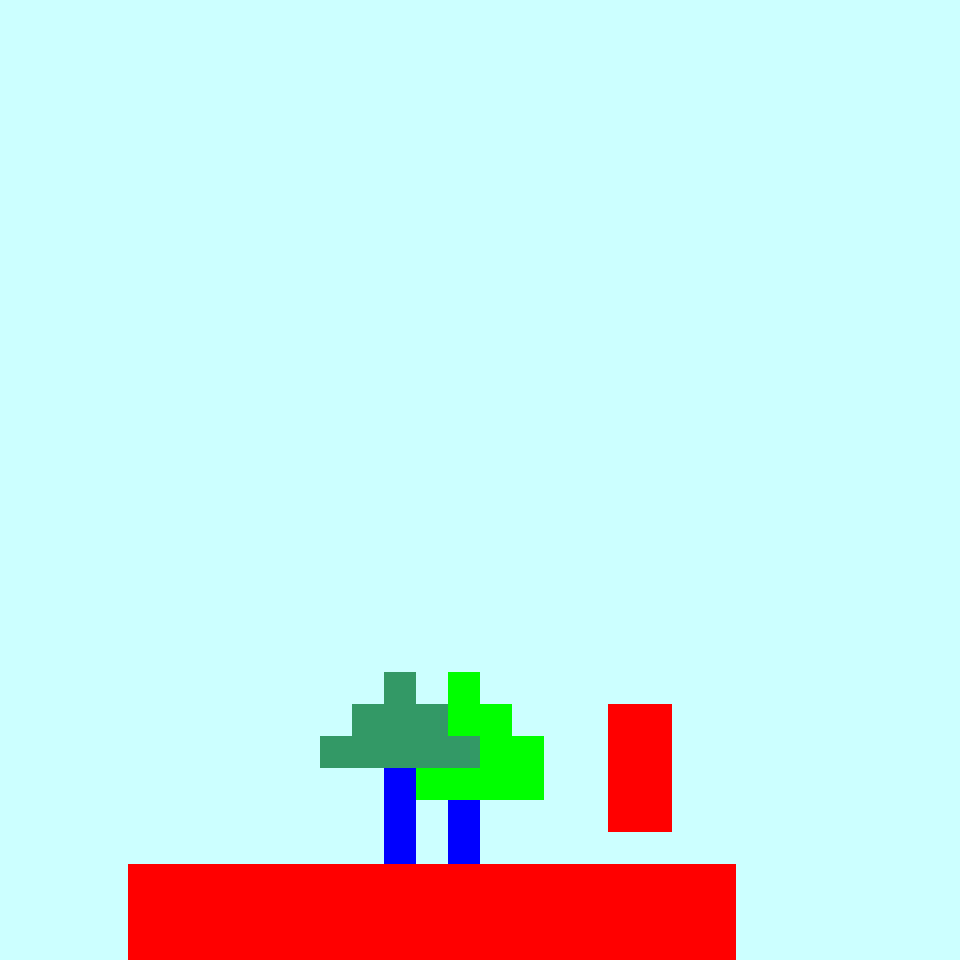

Rendered tile map (Tiled .tmx) drawn with the repository's tilesets; below, a short description and the map source with its tile grids summarised:
An orthogonal 30x30 tile map with 32x32 px tiles, 8 tile layers (Collision_TL, Background_TL, Terrain_TL, Sprite_TL, ...), 2 tilesets and 1 object (InZone).

<map version="1.0" orientation="orthogonal" renderorder="right-down" width="30" height="30" tilewidth="32" tileheight="32" nextobjectid="2">
 <tileset firstgid="1" name="collision_set" tilewidth="32" tileheight="32" tilecount="50">
  <image source="img/collision_set.png" width="160" height="320" />
 </tileset>
 <tileset firstgid="51" name="Set_01" tilewidth="32" tileheight="32" tilecount="25">
  <image source="img/Set_01.png" width="160" height="160" />
 </tileset>
 <layer name="Collision_TL" width="30" height="30">
  <data>[900 cells, 65 non-empty, 1 distinct tile ids]</data>
 </layer>
 <layer name="Background_TL" width="30" height="30">
  <data>[900 cells, 900 non-empty, 1 distinct tile ids]</data>
 </layer>
 <layer name="Terrain_TL" width="30" height="30">
  <data>[900 cells, 67 non-empty, 2 distinct tile ids]</data>
 </layer>
 <layer name="Sprite_TL" width="30" height="30">
  <data>[900 cells, 0 non-empty, 0 distinct tile ids]</data>
 </layer>
 <layer name="SpriteHUD_TL" width="30" height="30">
  <data>[900 cells, 0 non-empty, 0 distinct tile ids]</data>
 </layer>
 <layer name="Upper_TL" width="30" height="30">
  <data>[900 cells, 21 non-empty, 3 distinct tile ids]</data>
 </layer>
 <layer name="GameHud_TL" width="30" height="30">
  <data>[900 cells, 0 non-empty, 0 distinct tile ids]</data>
 </layer>
 <layer name="Menu_TL" width="30" height="30">
  <data>[900 cells, 0 non-empty, 0 distinct tile ids]</data>
 </layer>
 <objectgroup name="IOZone_OL">
  <object id="1" name="InZone" type="InZone" x="230" y="718" width="111" height="76">
   <properties>
    <property name="StartPoint" value="InZone_01" />
   </properties>
  </object>
 </objectgroup>
 <objectgroup name="Sprite_OL" />
</map>
